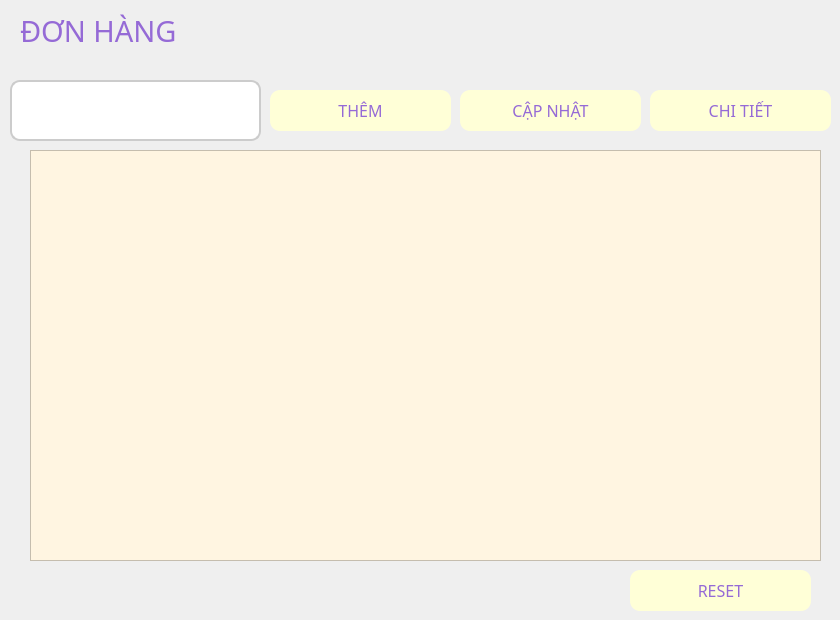
    <widget class="QWidget" name="donhang">
     <widget class="QLabel" name="label_11">
      <property name="geometry">
       <rect>
        <x>20</x>
        <y>10</y>
        <width>221</width>
        <height>41</height>
       </rect>
      </property>
      <property name="font">
       <font>
        <family>Segoe UI Black</family>
        <pointsize>22</pointsize>
        <weight>10</weight>
        <italic>false</italic>
        <bold>false</bold>
       </font>
      </property>
      <property name="styleSheet">
       <string notr="true">color: rgb(149, 106, 214);
font: 87 22pt &quot;Segoe UI Black&quot;;</string>
      </property>
      <property name="text">
       <string>ĐƠN HÀNG</string>
      </property>
     </widget>
     <widget class="QPushButton" name="btn_suadh">
      <property name="geometry">
       <rect>
        <x>460</x>
        <y>90</y>
        <width>181</width>
        <height>41</height>
       </rect>
      </property>
      <property name="font">
       <font>
        <family>Segoe UI Black</family>
        <pointsize>12</pointsize>
        <weight>10</weight>
        <italic>false</italic>
        <bold>false</bold>
       </font>
      </property>
      <property name="styleSheet">
       <string notr="true">QPushButton {
font: 87 12pt &quot;Segoe UI Black&quot;;
    background-color:rgb(255, 255, 215); /* Màu nền xanh dương */
    /* Màu chữ trắng rgb(255, 255, 215)*/
	color: rgb(149, 106, 214);
    border-radius: 10px; /* Bo góc */
}
QPushButton:hover {
 /* Màu nền khi rê chuột */
	background-color: rgb(108, 187, 174);
color: white
}
QPushButton:pressed {
    background-color: rgb(31, 97, 141); /* Màu nền khi nhấn */
}</string>
      </property>
      <property name="text">
       <string>CẬP NHẬT</string>
      </property>
     </widget>
     <widget class="QComboBox" name="cbo_trangthai">
      <property name="geometry">
       <rect>
        <x>10</x>
        <y>80</y>
        <width>251</width>
        <height>61</height>
       </rect>
      </property>
      <property name="font">
       <font>
        <family>Segoe UI Black</family>
        <pointsize>12</pointsize>
        <weight>10</weight>
        <italic>false</italic>
        <bold>false</bold>
       </font>
      </property>
      <property name="styleSheet">
       <string notr="true">QComboBox {
	font: 87 12pt &quot;Segoe UI Black&quot;;
          background-color: white;
          border: 2px solid #ccc;
          border-radius: 10px;
          padding: 5px;

      }
      QComboBox::drop-down {
          border: none;
          background: transparent;
      }
      QComboBox::down-arrow {
          image: url(down-arrow.png); /* Thay bằng icon của bạn */
          width: 14px;
          height: 14px;
      }
</string>
      </property>
      <item>
       <property name="text">
        <string/>
       </property>
      </item>
      <item>
       <property name="text">
        <string/>
       </property>
      </item>
     </widget>
     <widget class="QPushButton" name="btn_themdh">
      <property name="geometry">
       <rect>
        <x>270</x>
        <y>90</y>
        <width>181</width>
        <height>41</height>
       </rect>
      </property>
      <property name="font">
       <font>
        <family>Segoe UI Black</family>
        <pointsize>12</pointsize>
        <weight>10</weight>
        <italic>false</italic>
        <bold>false</bold>
       </font>
      </property>
      <property name="styleSheet">
       <string notr="true">QPushButton {
font: 87 12pt &quot;Segoe UI Black&quot;;
    background-color:rgb(255, 255, 215); /* Màu nền xanh dương */
    /* Màu chữ trắng rgb(255, 255, 215)*/
	color: rgb(149, 106, 214);
    border-radius: 10px; /* Bo góc */
}
QPushButton:hover {
 /* Màu nền khi rê chuột */
	background-color: rgb(108, 187, 174);
color: white
}
QPushButton:pressed {
    background-color: rgb(31, 97, 141); /* Màu nền khi nhấn */
}</string>
      </property>
      <property name="text">
       <string>THÊM</string>
      </property>
     </widget>
     <widget class="QTableView" name="tb_donhang">
      <property name="geometry">
       <rect>
        <x>30</x>
        <y>150</y>
        <width>791</width>
        <height>411</height>
       </rect>
      </property>
      <property name="styleSheet">
       <string notr="true">
    QTableView {
        background-color: #FFF5E1;  /* Màu nền */
        alternate-background-color: #FFDAB9;  /* Màu xen kẽ */
        gridline-color: #8B0000;  /* Màu đường kẻ */
        color: #000;  /* Màu chữ */
    }
    QHeaderView::section {
        background-color: #FF7F50;  /* Màu tiêu đề */
        color: white;
        font-weight: bold;
        padding: 5px;
    }</string>
      </property>
      <property name="editTriggers">
       <set>QAbstractItemView::NoEditTriggers</set>
      </property>
      <property name="alternatingRowColors">
       <bool>true</bool>
      </property>
      <property name="selectionMode">
       <enum>QAbstractItemView::SingleSelection</enum>
      </property>
      <property name="selectionBehavior">
       <enum>QAbstractItemView::SelectRows</enum>
      </property>
     </widget>
     <widget class="QPushButton" name="btn_refreshdh">
      <property name="geometry">
       <rect>
        <x>630</x>
        <y>570</y>
        <width>181</width>
        <height>41</height>
       </rect>
      </property>
      <property name="font">
       <font>
        <family>Segoe UI Black</family>
        <pointsize>12</pointsize>
        <weight>10</weight>
        <italic>false</italic>
        <bold>false</bold>
       </font>
      </property>
      <property name="styleSheet">
       <string notr="true">QPushButton {
font: 87 12pt &quot;Segoe UI Black&quot;;
    background-color:rgb(255, 255, 215); /* Màu nền xanh dương */
    /* Màu chữ trắng rgb(255, 255, 215)*/
	color: rgb(149, 106, 214);
    border-radius: 10px; /* Bo góc */
}
QPushButton:hover {
 /* Màu nền khi rê chuột */
	background-color: rgb(108, 187, 174);
color: white
}
QPushButton:pressed {
    background-color: rgb(31, 97, 141); /* Màu nền khi nhấn */
}</string>
      </property>
      <property name="text">
       <string>RESET</string>
      </property>
     </widget>
     <widget class="QPushButton" name="btn_xemCT">
      <property name="geometry">
       <rect>
        <x>650</x>
        <y>90</y>
        <width>181</width>
        <height>41</height>
       </rect>
      </property>
      <property name="font">
       <font>
        <family>Segoe UI Black</family>
        <pointsize>12</pointsize>
        <weight>10</weight>
        <italic>false</italic>
        <bold>false</bold>
       </font>
      </property>
      <property name="styleSheet">
       <string notr="true">QPushButton {
font: 87 12pt &quot;Segoe UI Black&quot;;
    background-color:rgb(255, 255, 215); /* Màu nền xanh dương */
    /* Màu chữ trắng rgb(255, 255, 215)*/
	color: rgb(149, 106, 214);
    border-radius: 10px; /* Bo góc */
}
QPushButton:hover {
 /* Màu nền khi rê chuột */
	background-color: rgb(108, 187, 174);
color: white
}
QPushButton:pressed {
    background-color: rgb(31, 97, 141); /* Màu nền khi nhấn */
}</string>
      </property>
      <property name="text">
       <string>CHI TIẾT</string>
      </property>
     </widget>
    </widget>
